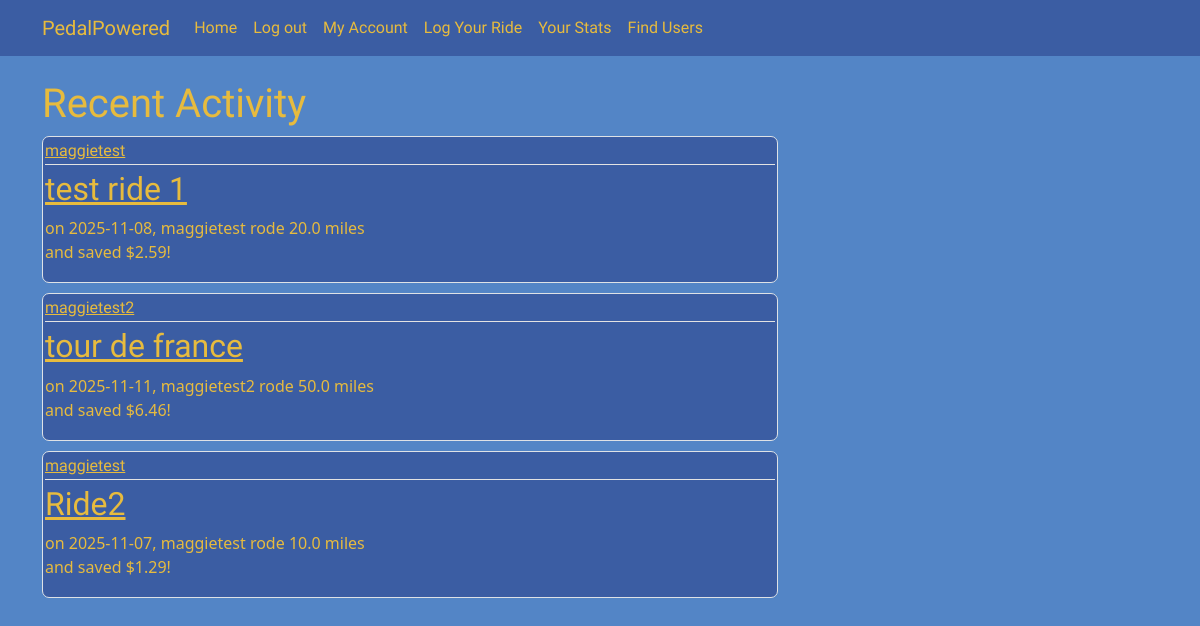
The page /home (signed in) on the database as committed earlier.
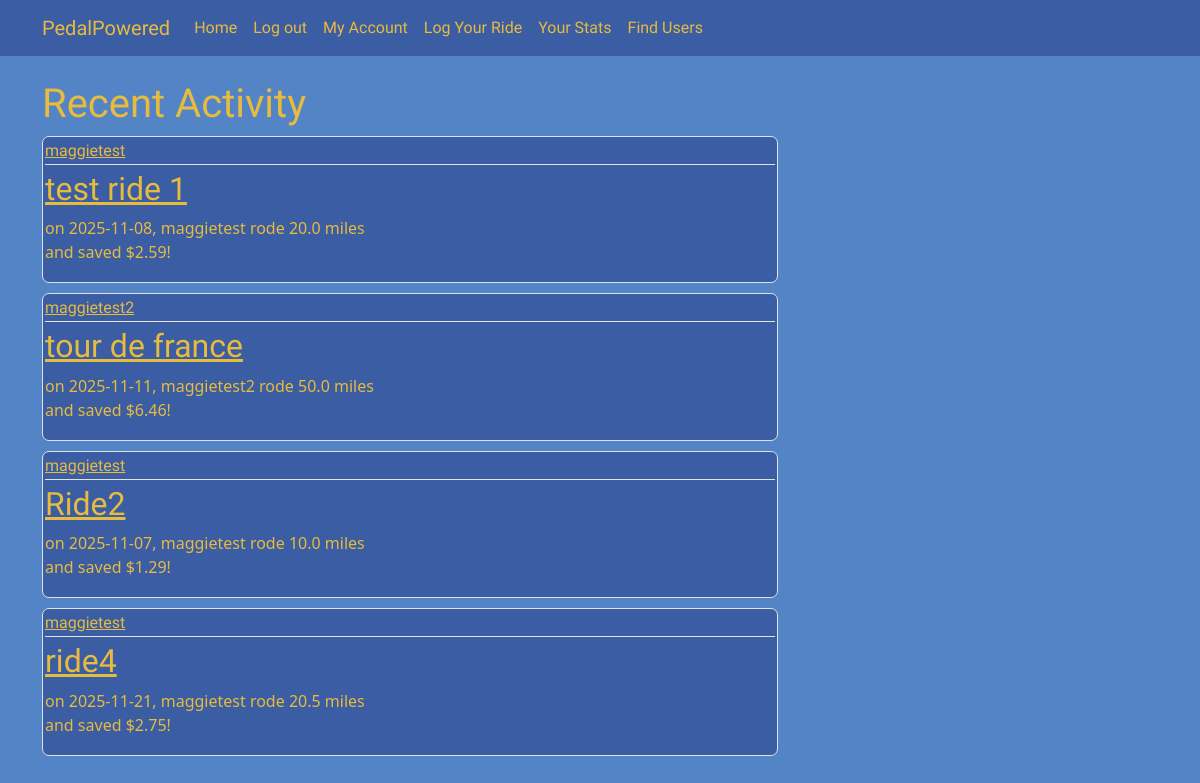
The same page on the database as committed later.
### pedalpowered/models.py (models this page shows, shortened)
class rides(db.Model):
    id = db.Column(db.Integer, primary_key = True)
    ride_date = db.Column(db.DateTime, nullable = False)
    title = db.Column(db.String, nullable = False)
    distance = db.Column(db.Float, nullable = False)
    gas_price = db.Column(db.Float, nullable = True)
    car_mpg = db.Column(db.Float, nullable = True)
    user_id = db.Column(db.Integer,db.ForeignKey('user.id'), nullable=False)
    gas_money_saved = db.Column(db.Float, nullable = True)
    user_comment = db.Column(db.String, nullable = False)

class User(db.Model, UserMixin):
    id = db.Column(db.Integer, primary_key = True)
    username = db.Column(db.String(20), unique=True, nullable=False)
    email = db.Column(db.String(100), unique=True, nullable=False)
    img_file = db.Column(db.String(20), nullable=False, default='default.jpg')
    password = db.Column(db.String(60), nullable=False)
    ridelog = db.relationship('rides', backref="author", lazy=True)
    friends = db.relationship('User', secondary=friendships, primaryjoin=(friendships.c.user_id == id), secondaryjoin=(friendships.c.friend_id == id),
    backref=db.backref('friended_by', lazy='dynamic'),lazy='dynamic')

### pedalpowered/routes.py (the view)
@app.route("/home")
@login_required
def home():
    ridelog = rides.query.all()
    return render_template("home.html",posts= ridelog)

### pedalpowered/models.py (called while the page is built)
@login_manager.user_loader
def load_user(user_id):
    return User.query.get(int(user_id))

### pedalpowered/templates/home.html (shortened to what this page needs)
{% extends "layout.html" %}
{% block content %}
<h1 style="font-family: Irish Grover";>Recent Activity</h1>
    {% for post in posts %}
        <article class="media-body border">
            <div class = "media-body">
                <div class="article-metadata">
                    <a class = 'mr-2' style="color:#E7BB3E; font-family:'Irish Grover';" href="{{url_for('user_profile', username=post.author.username)}}">{{post.author.username}}</a>
                </div>
                <h2><a class='article-title'style="font-family:'Irish Grover';" href="{{url_for('post',post_id=post.id)}}">{{post.title}}</a></h2>
                <p class = "article-content">on {{post.ride_date.strftime('%Y-%m-%d')}}, {{post.author.username}} rode {{post.distance}} miles
                    and saved ${{post.gas_money_saved}}!
                </p>
            </div>
        </article>
    {%endfor%}
{% endblock content %}

Rows that differ between the two databases and show on the page:
added rides: author.username "maggietest", title "ride4", ride_date "2025-11-21", distance "20.5", gas_money_saved "2.75"
